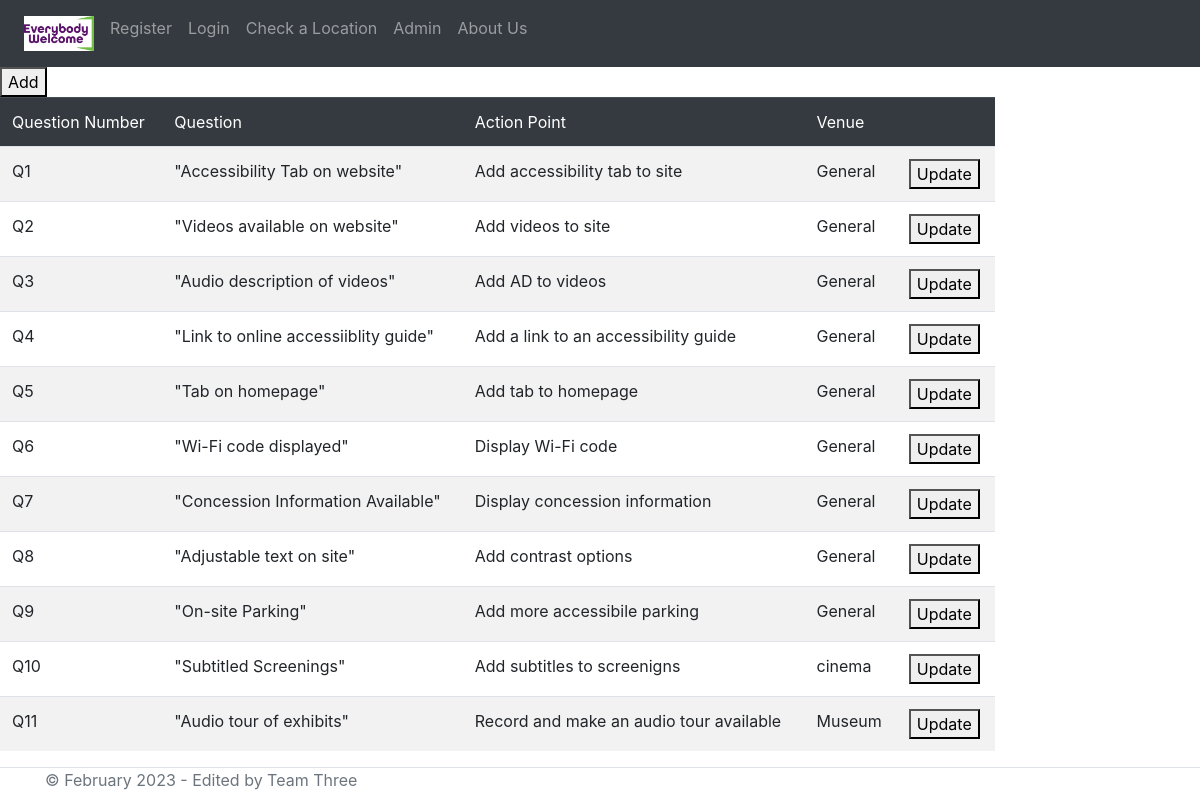
The app's page /QuestionUpdater.php with its own data.
### tables this page shows
CREATE TABLE "Checklist" (
	"QuestionNo"	VARCHAR(10),
	"Question"	TEXT,
	"ActionPoint"	TEXT,
	"Venue"	TEXT,
	"Type"	TEXT,
	PRIMARY KEY("QuestionNo")
);

### QuestionUpdater.php (the view, shortened to what this page needs)
<?php include("NavigationBar.php");
function getQs()
{
  $db = new SQLite3('ActionPoints.db');
  $stmt = $db->prepare('SELECT * FROM Checklist');
  $result = $stmt->execute();
  $arrayResult = [];
  while ($row = $result->fetchArray()){
      $arrayResult [] = $row;
  }
  return $arrayResult;
}
?>
<head>
<form action="AddQ.php">
<button type="submit" name="Add">Add</button>
</form>
<body class="bgColor">
<div class="row">
            <div class="col-10">
                <table class="table table-striped">
                    <thead class="table-dark">
                        <td>Question Number</td>
                        <td>Question</td>
                        <td>Action Point</td>
                        <td>Venue</td>
                        <td></td>
                    </thead>
                    <?php
                    $user = (getQs());
                        for ($i=0; $i<count($user); $i++):
                    ?>
                    <tr>
                        <td><?php echo $user[$i]['QuestionNo']?></td>
                        <td><?php echo '"' . $user[$i]['Question'] . '"'?></td>
                        <td><?php echo $user[$i]['ActionPoint']?></td>
                        <td><?php echo $user[$i]['Venue']?></td>
                        <td>
                            <form action="update.php?questionNo=<?php echo $user[$i]['QuestionNo']?>" method=get>
                            <button type="submit" name="update">Update</button>
                        </form>
                        </td>
                    </tr>
                    <?php endfor;?>
                </table>
            </div>
        </div>
</body>
<?php
    include("footer.php");
?>

### records on screen
checklist: QuestionNo "Q1", Question "Accessibility Tab on website", ActionPoint "Add accessibility tab to site", Venue "General"
checklist: QuestionNo "Q2", Question "Videos available on website", ActionPoint "Add videos to site", Venue "General"
checklist: QuestionNo "Q3", Question "Audio description of videos", ActionPoint "Add AD to videos", Venue "General"
checklist: QuestionNo "Q4", Question "Link to online accessiiblity guide", ActionPoint "Add a link to an accessibility guide", Venue "General"
checklist: QuestionNo "Q5", Question "Tab on homepage", ActionPoint "Add tab to homepage", Venue "General"
checklist: QuestionNo "Q6", Question "Wi-Fi code displayed", ActionPoint "Display Wi-Fi code", Venue "General"
checklist: QuestionNo "Q7", Question "Concession Information Available", ActionPoint "Display concession information", Venue "General"
checklist: QuestionNo "Q8", Question "Adjustable text on site", ActionPoint "Add contrast options", Venue "General"
checklist: QuestionNo "Q9", Question "On-site Parking", ActionPoint "Add more accessibile parking", Venue "General"
checklist: QuestionNo "Q10", Question "Subtitled Screenings", ActionPoint "Add subtitles to screenigns", Venue "cinema"
checklist: QuestionNo "Q11", Question "Audio tour of exhibits", ActionPoint "Record and make an audio tour available", Venue "Museum"
